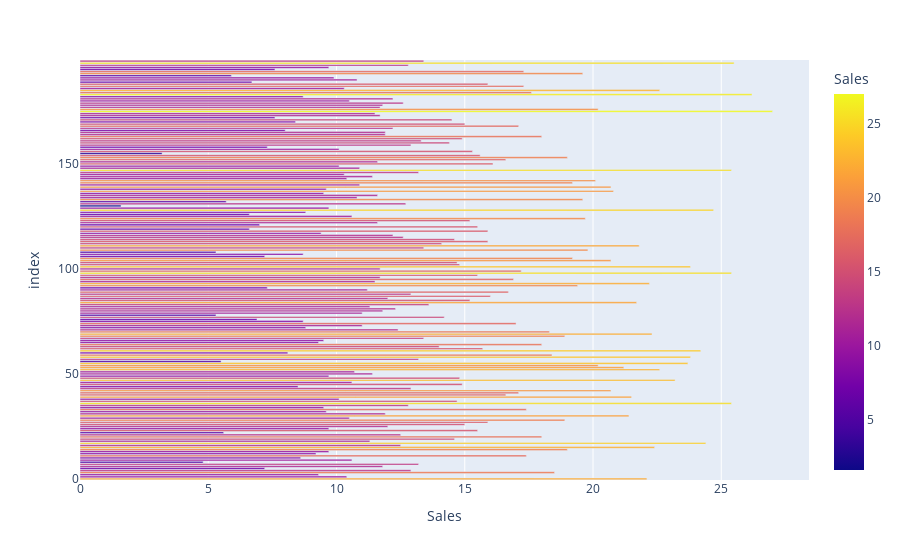

Notebook source saved alongside this figure:
### Markdown cell above
##### Analysing highest  and lowest sales

### Code cell
px.bar(data_frame=sales_data,x='Sales',color='Sales')

### Figure 1 — Plotly figure (JSON) as saved in the notebook; plotly's stock layout.template omitted (floating-point values rounded to 4 significant figures; data arrays with more than 128 entries replaced by an {"elided": "..."} marker saying what was removed)
{"data": [{"alignmentgroup": "True", "hovertemplate": "Sales=%{marker.color}<br>index=%{y}<extra></extra>", "legendgroup": "", "marker": {"color": {"elided": "200 float values"}, "coloraxis": "coloraxis", "pattern": {"shape": ""}}, "name": "", "offsetgroup": "", "orientation": "h", "showlegend": false, "textposition": "auto", "type": "bar", "x": {"elided": "200 float values"}, "xaxis": "x", "y": {"elided": "200 int values"}, "yaxis": "y"}], "layout": {"barmode": "relative", "coloraxis": {"colorbar": {"title": {"text": "Sales"}}, "colorscale": [[0, "#0d0887"], [0.1111, "#46039f"], [0.2222, "#7201a8"], [0.3333, "#9c179e"], [0.4444, "#bd3786"], [0.5556, "#d8576b"], [0.6667, "#ed7953"], [0.7778, "#fb9f3a"], [0.8889, "#fdca26"], [1, "#f0f921"]]}, "legend": {"tracegroupgap": 0}, "margin": {"t": 60}, "xaxis": {"anchor": "y", "domain": [0, 1], "title": {"text": "Sales"}}, "yaxis": {"anchor": "x", "domain": [0, 1], "title": {"text": "index"}}}}
